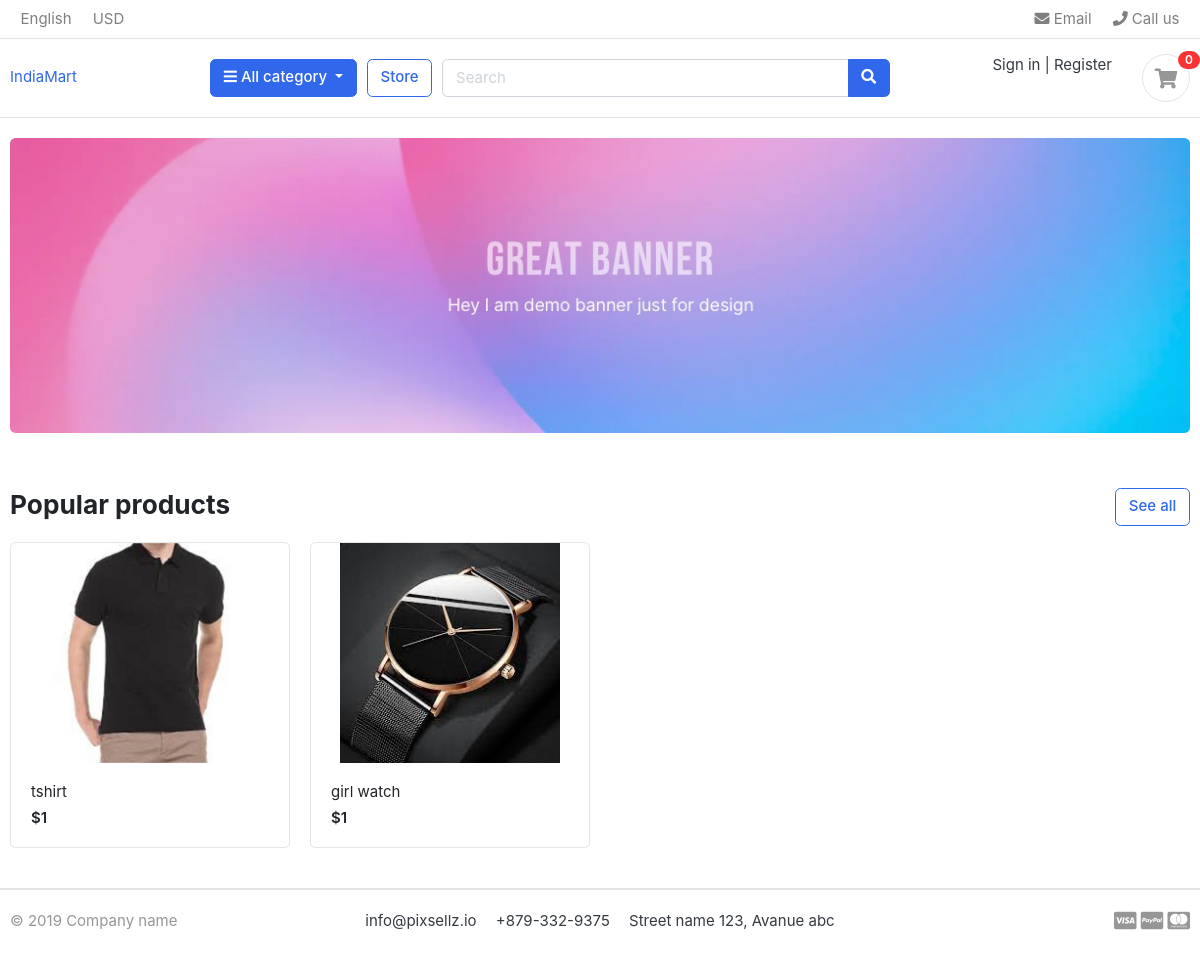
The page / on the database its author committed.
### store/models.py (models this page shows, shortened)
class Product(models.Model):
    product_name = models.CharField( max_length=50 , unique = True)
    slug = models.SlugField(max_length=100 , unique = True)
    description = models.TextField( max_length=255 )
    price = models.IntegerField( )
    stock = models.IntegerField()
    images = models.ImageField( upload_to='photos/products',blank= True , height_field=None, width_field=None, max_length=None)
    is_avilabel = models.BooleanField(default=True)
    category = models.ForeignKey(Category,  on_delete=models.CASCADE)
    created_date  = models.DateTimeField( auto_now_add = True)
    modified_date  = models.DateTimeField( auto_now = True)

### greatkart/views.py (the view)
# urls.py: 2. Add a URL to urlpatterns:  path('', views.home, name='home')
def  home(request):
    products = Product.objects.select_related('category').all()
    context = {
    'products': products,
     }
    return render(request, 'home.html' , context)

### cart/context_processors.py (called while the page is built)
def counter(request):
    cart_count = 0
    if 'admin' in request.path :
      return {}
    else:
       try:
            cart  =  Cart.objects.filter(cart_id = _cart_id(request))
            if request.user.is_authenticated:
                cart_items = Cartitems.objects.all().filter(user =request.user )
            else:
              cart_items = Cartitems.objects.all().filter(cart = cart[:1])
            for cart_items in cart_items :
                cart_count += cart_items.quantity
       except  Cartitems.DoesNotExist :
           cart_count = 0
    return dict(cart_count = cart_count)

### cart/views.py (called while the page is built)
def _cart_id(request):
    cart = request.session.session_key
    if not cart :
        cart = request.session.create()
    return cart

### category/context_processors.py (called while the page is built)
def menu_links(request):
    category  =  Category.objects.all()
    return dict(links = category)

### category/models.py (called while the page is built)
    def get_url(self):
         return reverse("product_by_category", args=[self.slug])

### templates/home.html
{% extends "base.html" %}
{% load static %}
{% block content %}
<section class="section-intro padding-y-sm">
<div class="container">
<div class="intro-banner-wrap">
	<img src="{% static 'images/banners/1.jpg' %}" class="img-fluid rounded">
</div>
</div>
</section>
<section class="section-name padding-y-sm">
<div class="container">
<header class="section-heading">
	<a href="./store.html" class="btn btn-outline-primary float-right">See all</a>
	<h3 class="section-title">Popular products</h3>
</header>
<div class="row">
	 {% for Products in products %}
	<div class="col-md-3">
		<div class="card card-product-grid">
			<a href="/store/{{ Products.category.slug }}/{{ Products.slug }} " class="img-wrap"> <img src="media/{{Products.images}}"> </a>
			<figcaption class="info-wrap">
				<a href="./product-detail.html" class="title"> {{Products.product_name}} </a>
				<div class="price mt-1">${{Products.price}}</div>
			</figcaption>
		</div>
	</div>
	{% endfor %}
</div>
</div>
</section>
{% endblock content %}

### static/css/ui.css (style rules this page uses)
html { font-family: "Inter", sans-serif; font-size: 15px; }
.img-wrap { text-align: center; display: block; }
.img-wrap img { max-width: 100%; }
.padding-y-sm { padding-top: 20px; padding-bottom: 20px; }
.section-heading { margin-bottom: 20px; margin-top: 15px; }
.section-title { color: #212529; }
[class*=card-product] a.title { color: #212529; display: block; }
[class*=card-product] .img-wrap { overflow: hidden; position: relative; }
[class*=card-product] .img-wrap img { height: 100%; max-width: 100%; width: auto; display: inline-block; -o-object-fit: cover; object-fit: cover; }
.card-product-grid { margin-bottom: 20px; }
.card-product-grid .img-wrap { border-radius: 0.2rem 0.2rem 0 0; height: 220px; }
.card-product-grid .info-wrap { overflow: hidden; padding: 18px 20px; }
.card .img-wrap { overflow: hidden; }
.price { font-weight: 600; color: #212529; }

### rows shown on the page
Product: images (picture), product_name "tshirt", price "1"
Product: images (picture), product_name "girl watch", price "1"

### other values the page prints
{{ cart_count }} "0"
